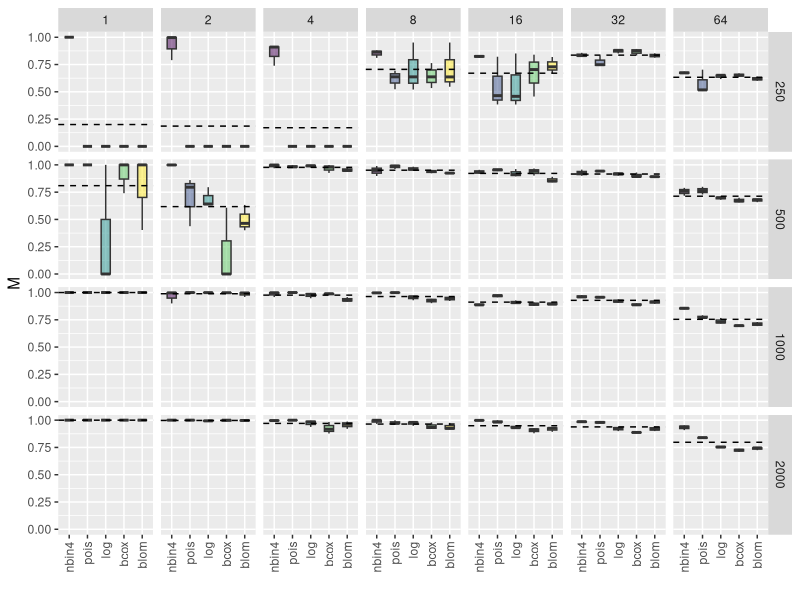

Here is the R script that generated this plot:
require('ggplot2')
require('dplyr')

########################################################################################################################
########################################################################################################################

metrics = read.table('metrics.txt', stringsAsFactors = F, sep = ',', header = T)

########################################################################################################################
########################################################################################################################

metrics_flat = metrics %>%
  mutate(MCC = ifelse(is.na(MCC), 0, MCC)) %>%
  mutate(RSS = ifelse(is.na(RSS), 0, RSS)) %>%
  mutate(MCC2 = ifelse(MCC < 0, 0, MCC)) %>%
  mutate(M = (MCC2 / (RSS + 1)) ^ (1/2)) %>%
  mutate(SPARSITY = NGENES_HOT * NMARKERS_HOT + NGENES_POLY * NMARKERS_POLY) %>%
  mutate(MODEL = ifelse(MODEL %in% c('NBinomial', 'NBinomial2', 'NBinomial3', 'NBinomial4', 'Binomial', 'Poisson'), MODEL, TRANS)) %>%
  mutate(MODEL = gsub('NBinomial', 'nbin', MODEL)) %>%
  mutate(MODEL = gsub('Binomial', 'bin', MODEL)) %>%
  mutate(MODEL = gsub('Poisson', 'pois', MODEL)) %>%
  mutate(MODEL = gsub('boxcox', 'bcox', MODEL)) %>%
  select(-c(NGENES, NGENES_HOT, NGENES_POLY, NMARKERS, NMARKERS_HOT, NMARKERS_POLY, TRANS)) %>%
  tidyr::gather(METRIC, VALUE, -c(MODEL, NSAMPLES, SPARSITY, SIZE), convert = T)

########################################################################################################################
########################################################################################################################

mdls = c('nbin4', 'pois', 'log', 'bcox', 'blom')
metric = 'M'
metrics_filt = metrics_flat %>%
  filter(METRIC == metric, MODEL %in% mdls, SIZE == 8) %>%
  group_by(METRIC, MODEL, NSAMPLES, SPARSITY, SIZE) %>%
  arrange(desc(VALUE)) %>%
  slice(1:3) %>%
  ungroup() %>%
  mutate(MODEL = factor(MODEL, levels = mdls, ordered = T))

means = metrics_filt %>%
  group_by(METRIC, NSAMPLES, SPARSITY, SIZE) %>%
  summarise(MEAN = mean(VALUE)) %>%
  ungroup()

print(
  ggplot(data = metrics_filt, mapping = aes(x = MODEL, y = VALUE, fill = MODEL)) +
    geom_boxplot(alpha = 0.5, width = 0.5) +
    geom_hline(data = means, aes(yintercept = MEAN), linetype = 'dashed') +
    theme(legend.position = 'none', axis.text.x = element_text(angle = 90, hjust = 1, vjust = 0.5)) +
    scale_x_discrete(name = '') +
    scale_y_continuous(name = metric) +
    facet_grid(NSAMPLES ~ SPARSITY)
)
